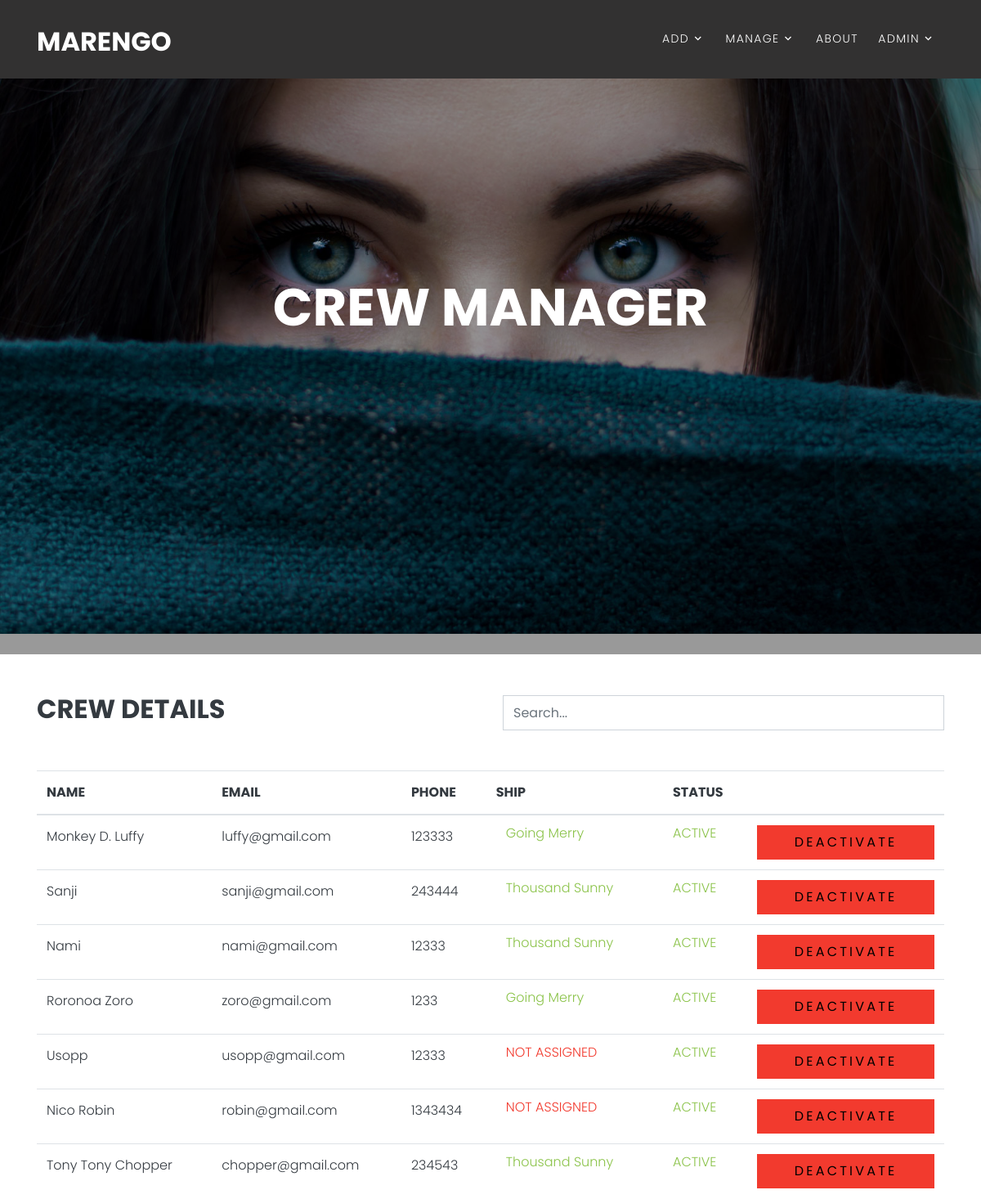
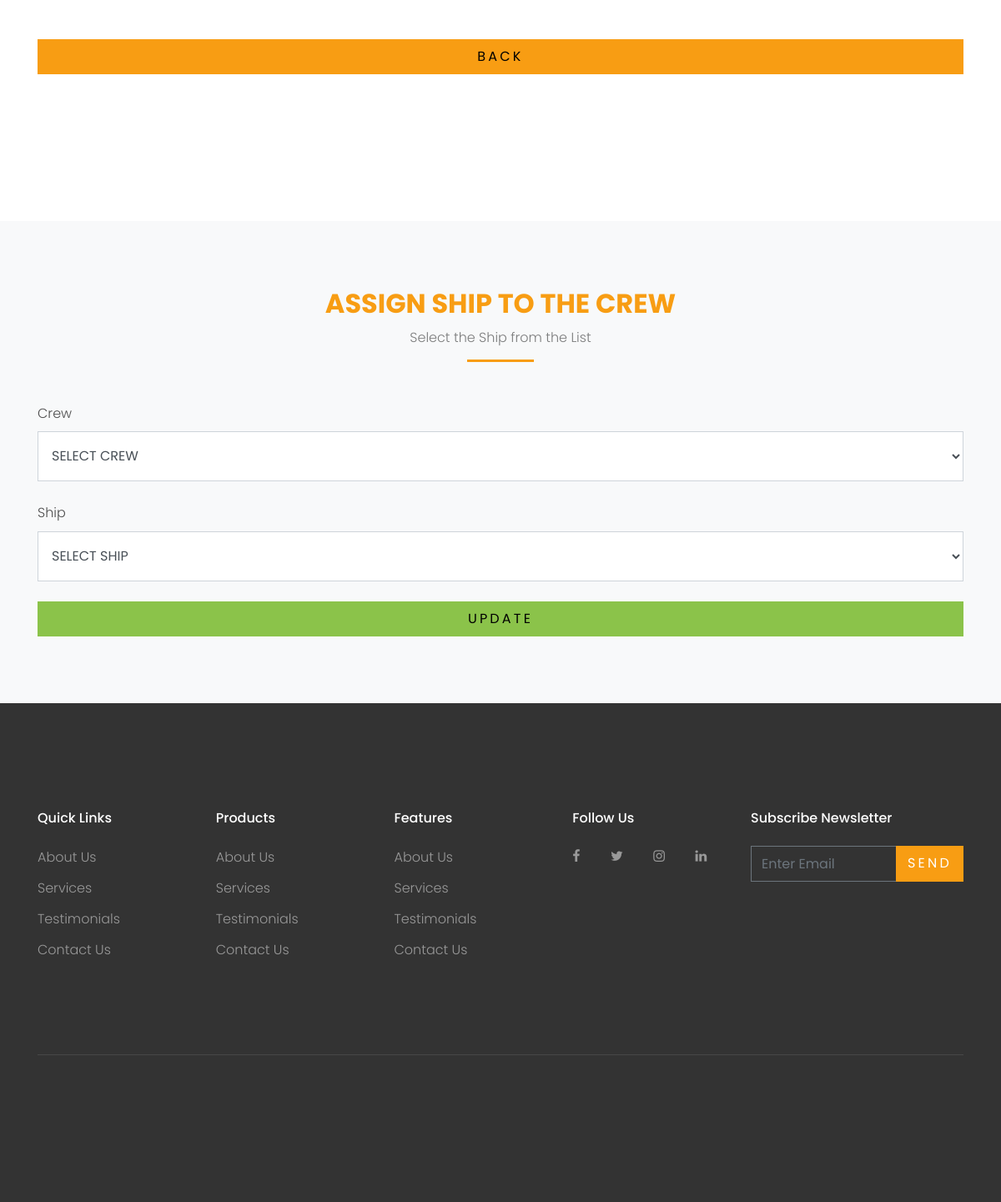
The page /crewManager (signed in) on the database its author committed (2 pictures, top to bottom).
### Home/models.py (models this page shows, shortened)
class Crew(models.Model):
    name = models.CharField(max_length=100)
    email = models.CharField(max_length=50, default='')
    password = models.CharField(max_length=50)
    phone = models.CharField(max_length=15, default='')
    status = models.BooleanField(default='1')
    role = models.CharField(max_length=100, default='crew')
    ship =  models.CharField(max_length=50, default='')
    added_user = models.CharField(max_length=50, default='')

class Ship(models.Model):
    name = models.CharField(max_length=100)
    phone = models.CharField(max_length=15, default='')
    source = models.CharField(max_length=150, default='')
    destination = models.CharField(max_length=150, default='')
    status = models.BooleanField(default='1')
    role = models.CharField(max_length=100, default='ship')
    added_user = models.CharField(max_length=50, default='')

### Home/views.py (the view)
# urls.py: path('crewManager', crewManager, name='crewManager'),
@cache_control(no_cache=True, must_revalidate=True, no_store=True)
def crewManager(request):
    if 'id' in request.session:
        crew = Crew.objects.all()
        crewdrop = Crew.objects.filter(status = 1)
        ship = Ship.objects.all()
        shipdrop = Ship.objects.filter(status = 1)
        return render(request,'Crew/crewManager.html',{'crew' : crew, 'ship' : ship, 'crewdrop' : crewdrop, 'shipdrop' : shipdrop})
    return redirect('signinPage')

### templates/Crew/crewManager.html (shortened to what this page needs)
{% extends 'base.html' %}
{% load static %}
{% block content%}
{% include 'nav.html' %}
<div class="site-blocks-cover overlay" style="background-image: url(static/images/hero_bg_3.jpg);" data-aos="fade"
    data-stellar-background-ratio="0.5">
    <div class="container">
        <div class="row align-items-center justify-content-center text-center">
            <div class="col-md-8" data-aos="fade-up" data-aos-delay="400">
                <h1 class="text-white font-weight-light mb-5 text-uppercase font-weight-bold">CREW MANAGER</h1>
            </div>
        </div>
    </div>
</div>
<div class="container mt-5 text-dark">
    <div class="row align-items-center justify-content-between">
        <div class="col-md-6">
            <h2><b>CREW DETAILS</b></h2>
        </div>
        <div class="col-md-6">
            <div class="d-flex justify-content-end">
                <input type="text" id="searchInput" class="form-control" placeholder="Search...">
            </div>
        </div>
    </div>
    <div class="table-responsive mt-5 justify-content-center">
        <table class="table text-dark justify-content-center" id="detailsTable">
            <thead>
                <tr>
                    <th>NAME</th>
                    <th>EMAIL</th>
                    <th>PHONE</th>
                    <th>SHIP</th>
                    <th>STATUS</th>
                    <th></th>
                </tr>
            </thead>
            <tbody>
                {% for i in crew %}
                <form id="translateForm" class="translator-form mt-5" action="{% url 'crewStatusUpdate' i.id %}"
                    method="post">
                    <tr class="{% cycle 'odd-row' 'even-row' %}">
                        <td>{{i.name}}</td>
                        <td>{{i.email}}</td>
                        <td>{{i.phone}}</td>
                        {% if not i.ship %}
                        <td class="text-danger py-2 px-4">
                            NOT ASSIGNED
                        </td>
                        {% else %}
                        <td class="text-success py-2 px-4">
                            {% for j in ship %}
                            {% if i.ship == j.id|stringformat:"s" %}
                            {{ j.name }}
                            {% endif %}
                            {% endfor %}
                        </td>
                        {% endif %}
                        {% if i.status == 1 %}
                        <td class="text-success py-2">ACTIVE</td>
                        {% else %}
                        <td class="text-danger py-2">NOT ACTIVE</td>
                        {% endif %}
                        {% if i.status == 1 %}
                        <td>
                            <button type="submit"
                                class="btn btn-danger text-black py-2 px-4 btn-block">DEACTIVATE</button>
                        </td>
                        {% else %}
                        <td>
                            <button type="submit"
                                class="btn btn-success text-black py-2 px-4 btn-block">ACTVATE</button>
                        </td>
                        {% endif %}
                    </tr>
                </form>
                {% endfor %}
            </tbody>
        </table>
        <div class="form-group mt-5">
            <a href="{% url 'home' %}" class="btn btn-warning text-black py-2 px-4 btn-block"
                style="display: inline-block;">BACK</a>
        </div>
    </div>
</div>
<div class="site-section">
</div>
<div class="site-section bg-light">
    <div class="container">
        <div class="row justify-content-center mb-5">
            <div class="col-md-7 text-center border-primary">
                <h2 class="font-weight-light text-primary">ASSIGN SHIP TO THE CREW</h2>
                <p class="color-black-opacity-5">Select the Ship from the List</p>
            </div>
        </div>
        <form id="translateForm" class="translator-form mt-5" action="{% url 'addShipToCrew' %}" method="post">
            <div class="form-group mb-4">
                <label for="fq_email">Crew</label>
                <select class="form-control btn-block" id="crew" name="crew" required style="height: 60px;">
                    <option value="" selected disabled>SELECT CREW</option>
                </select>
            </div>
            <div class="form-group mb-4">
                <label for="fq_email">Ship</label>
                <select class="form-control btn-block" id="ship" name="ship" required style="height: 60px;">
                    <option value="" selected disabled>SELECT SHIP</option>
                </select>
            </div>
            <button type="submit" class="btn btn-success text-black py-2 px-4 btn-block">UPDATE</button>
        </form>
    </div>
</div>
{% include 'footer.html' %}
{% endblock %}

### static/css/style.css (style rules this page uses)
body { line-height: 1.7; color: #4d4d4d; font-weight: 300; font-size: 1rem; }
a { -webkit-transition: .3s all ease; -o-transition: .3s all ease; transition: .3s all ease; }
h1, h2, h3, h4, h5, .h1, .h2, .h3, .h4, .h5 { font-family: "Poppins", -apple-system, BlinkMacSystemFont, "Segoe UI", Roboto, "Helvetica Neue", Arial, sans-serif, "Apple Color Emoji", "Segoe UI Emoji", "Segoe UI Symbol", "Noto Color Emoji"; }
.text-black { color: #000 !important; }
.color-black-opacity-5 { color: rgba(0, 0, 0, 0.5); }
.btn { text-transform: uppercase; letter-spacing: .2em; border-radius: 0; }
.form-control { height: 43px; border-radius: 0; }
.site-section { padding: 2.5em 0; }
@media (min-width: 768px) { .site-section { padding: 5em 0; } }
.site-blocks-cover { background-size: cover; background-repeat: no-repeat; background-position: top; background-position: center center; }
.site-blocks-cover.overlay { position: relative; }
.site-blocks-cover.overlay:before { position: absolute; content: ""; left: 0; bottom: 0; right: 0; top: 0; background: rgba(0, 0, 0, 0.4); }
.site-blocks-cover, .site-blocks-cover .row { min-height: 600px; height: calc(100vh); }
.site-blocks-cover h1 { font-size: 4rem; font-weight: 900; color: #fff; }
.bg-light { background: #ccc; }
.border-primary { position: relative; }
.border-primary h2 { text-transform: uppercase; font-weight: 700 !important; }
.border-primary:after { position: absolute; content: ""; bottom: 0; width: 80px; height: 3px; background: #f89d13; }
.border-primary.text-center:after { left: 50%; -webkit-transform: translateX(-50%); -ms-transform: translateX(-50%); transform: translateX(-50%); }

### rows shown on the page
Crew: name "Monkey D. Luffy", email "luffy@gmail.com", phone "123333", status "ACTIVE"
Ship: name "Going Merry"
Crew: name "Sanji", email "sanji@gmail.com", phone "243444", status "ACTIVE"
Ship: name "Thousand Sunny"
Crew: name "Nami", email "nami@gmail.com", phone "12333", status "ACTIVE"
Crew: name "Roronoa Zoro", email "zoro@gmail.com", phone "1233", status "ACTIVE"
Crew: name "Usopp", email "usopp@gmail.com", phone "12333", ship "NOT ASSIGNED", status "ACTIVE"
Crew: name "Nico Robin", email "robin@gmail.com", phone "1343434", ship "NOT ASSIGNED", status "ACTIVE"
Crew: name "Tony Tony Chopper", email "chopper@gmail.com", phone "234543", status "ACTIVE"

### other values the page prints
{{ request.session.name }} "ADMIN"
